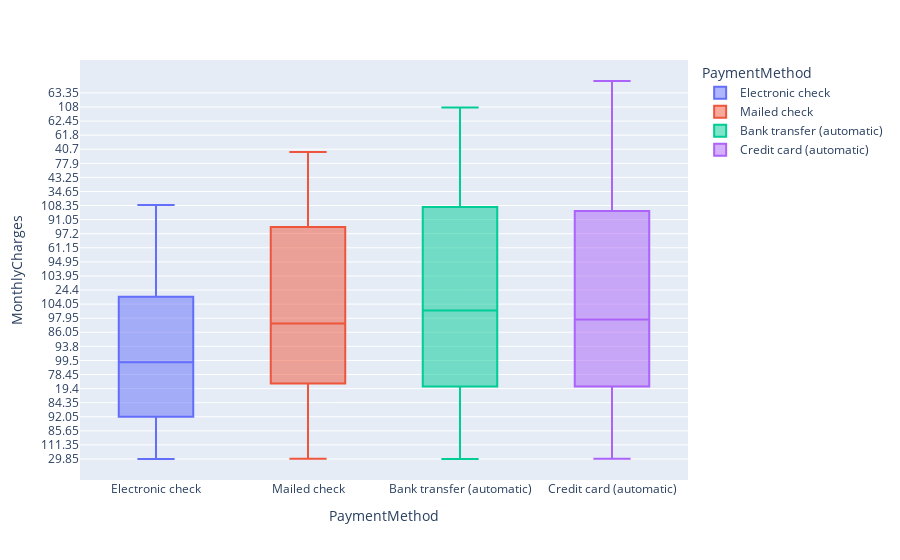

Notebook code for this chart:
### Code cell
px.box(dataset_new,dataset_new.PaymentMethod,dataset_new.MonthlyCharges,color='PaymentMethod')

### Figure 1 — Plotly figure (JSON) as saved in the notebook; plotly's stock layout.template omitted (floating-point values rounded to 4 significant figures; data arrays with more than 128 entries replaced by an {"elided": "..."} marker saying what was removed)
{"data": [{"alignmentgroup": "True", "hovertemplate": "PaymentMethod=%{x}<br>MonthlyCharges=%{y}<extra></extra>", "legendgroup": "Electronic check", "marker": {"color": "#636efa"}, "name": "Electronic check", "notched": false, "offsetgroup": "Electronic check", "orientation": "v", "showlegend": true, "type": "box", "x": {"elided": "2365 str values"}, "x0": " ", "xaxis": "x", "y": {"elided": "2365 str values"}, "y0": " ", "yaxis": "y"}, {"alignmentgroup": "True", "hovertemplate": "PaymentMethod=%{x}<br>MonthlyCharges=%{y}<extra></extra>", "legendgroup": "Mailed check", "marker": {"color": "#EF553B"}, "name": "Mailed check", "notched": false, "offsetgroup": "Mailed check", "orientation": "v", "showlegend": true, "type": "box", "x": {"elided": "1612 str values"}, "x0": " ", "xaxis": "x", "y": {"elided": "1612 str values"}, "y0": " ", "yaxis": "y"}, {"alignmentgroup": "True", "hovertemplate": "PaymentMethod=%{x}<br>MonthlyCharges=%{y}<extra></extra>", "legendgroup": "Bank transfer (automatic)", "marker": {"color": "#00cc96"}, "name": "Bank transfer (automatic)", "notched": false, "offsetgroup": "Bank transfer (automatic)", "orientation": "v", "showlegend": true, "type": "box", "x": {"elided": "1544 str values"}, "x0": " ", "xaxis": "x", "y": {"elided": "1544 str values"}, "y0": " ", "yaxis": "y"}, {"alignmentgroup": "True", "hovertemplate": "PaymentMethod=%{x}<br>MonthlyCharges=%{y}<extra></extra>", "legendgroup": "Credit card (automatic)", "marker": {"color": "#ab63fa"}, "name": "Credit card (automatic)", "notched": false, "offsetgroup": "Credit card (automatic)", "orientation": "v", "showlegend": true, "type": "box", "x": {"elided": "1522 str values"}, "x0": " ", "xaxis": "x", "y": {"elided": "1522 str values"}, "y0": " ", "yaxis": "y"}], "layout": {"boxmode": "overlay", "legend": {"title": {"text": "PaymentMethod"}, "tracegroupgap": 0}, "margin": {"t": 60}, "xaxis": {"anchor": "y", "categoryarray": ["Electronic check", "Mailed check", "Bank transfer (automatic)", "Credit card (automatic)"], "categoryorder": "array", "domain": [0, 1], "title": {"text": "PaymentMethod"}}, "yaxis": {"anchor": "x", "domain": [0, 1], "title": {"text": "MonthlyCharges"}}}}
